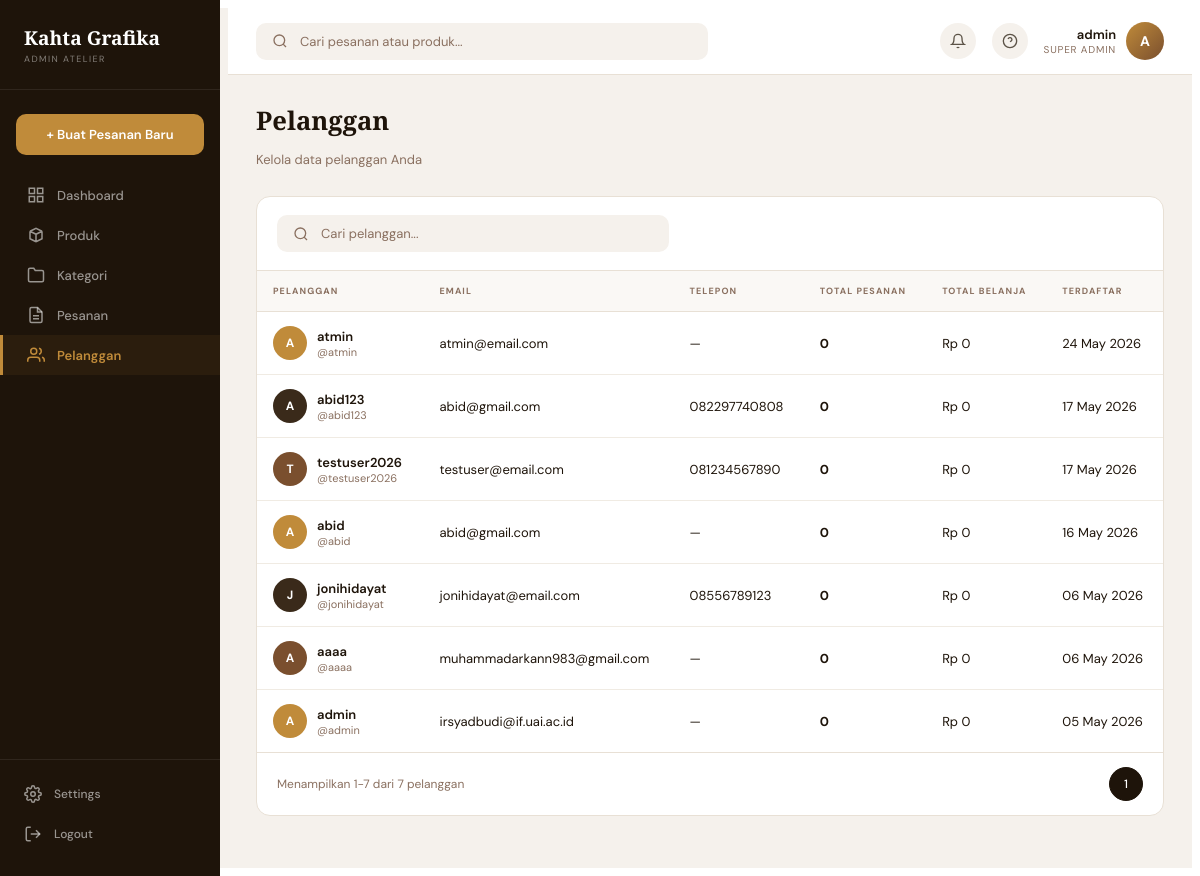
Before: /dashboard/customers/ (signed in) with the older database file.
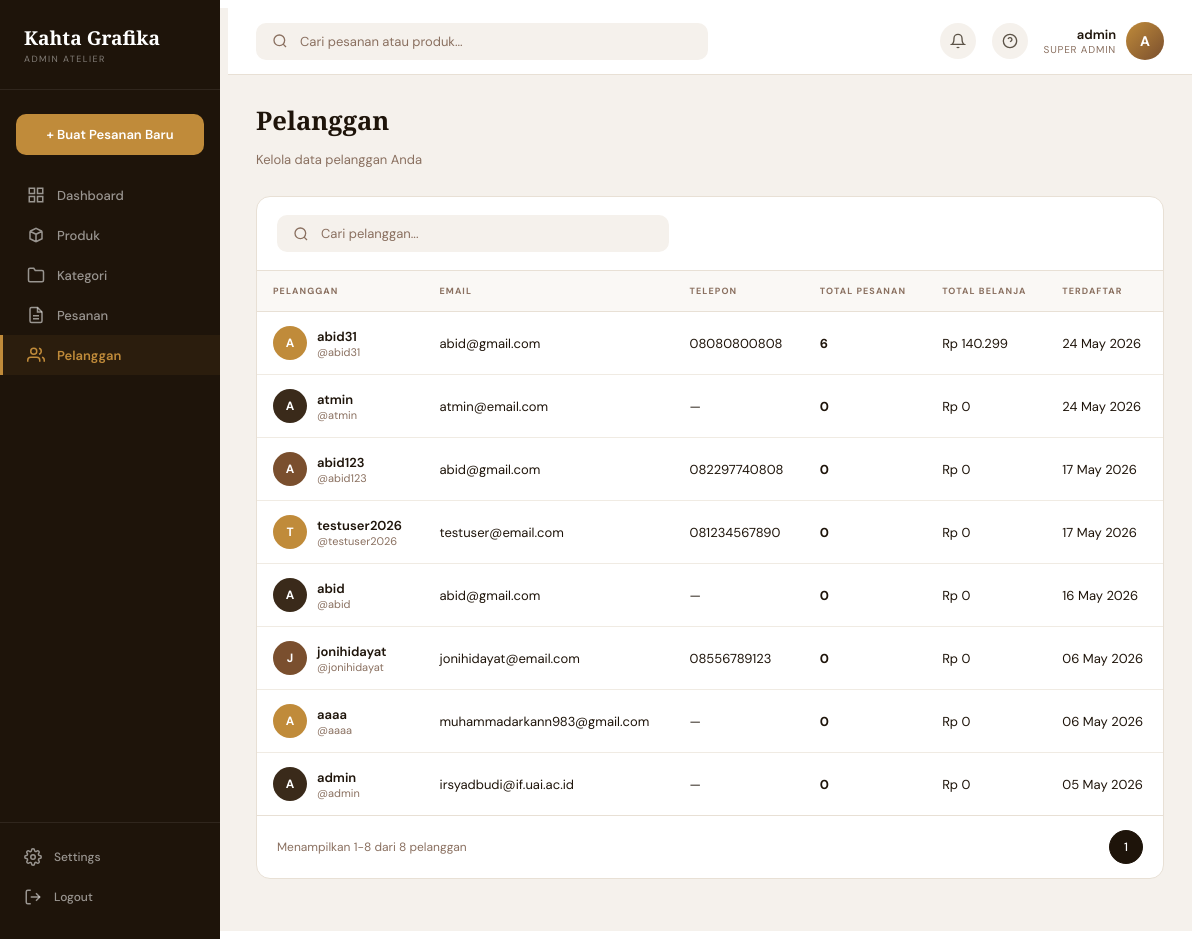
After: the same page with the newer database file.
### apps/accounts/models.py (models this page shows, shortened)
class User(AbstractUser):
    class Role(models.TextChoices):
        ADMIN = 'admin', 'Admin'
        CUSTOMER = 'customer', 'Customer'
    role = models.CharField(
        max_length=20,
        choices=Role.choices,
        default=Role.CUSTOMER,
    )
    phone_number = models.CharField(max_length=20, blank=True)
    address = models.TextField(blank=True)

### apps/dashboard/views.py (the view, shortened to what this page needs)
# urls.py: path('customers/', views.customers_view, name='customers'),
@staff_member_required(login_url='/auth/login/')
def customers_view(request):
    search = request.GET.get('q', '')
    customers = User.objects.annotate(
        order_count=Count('orders'),
        total_spent=Sum('orders__total')
    ).order_by('-date_joined')
    paginator = Paginator(customers, 10)
    page = paginator.get_page(request.GET.get('page'))
    return render(request, 'dashboard/customers.html', {
        'page_obj': page,
        'search': search,
    })

### apps/cart/context_processors.py (called while the page is built)
def cart_context(request):
    count = 0
    if request.user.is_authenticated:
        try:
            cart = Cart.objects.get(user=request.user)
            count = cart.item_count
        except Cart.DoesNotExist:
            pass
    return {'cart_item_count': count}

### apps/cart/models.py (called while the page is built)
    @property
    def item_count(self):
        return self.items.count()

### apps/catalog/templatetags/currency_tags.py (called while the page is built)
@register.filter(name='rupiah')
def rupiah(value):
    try:
        if value is None:
            return "Rp 0"
        val = int(float(value))
        formatted = f"{val:,}".replace(",", ".")
        return f"Rp {formatted}"
    except (ValueError, TypeError):
        return value

### templates/dashboard/customers.html (shortened to what this page needs)
{% extends 'dashboard/base_admin.html' %}
{% block content %}
<div class="adm-page-header">
  <div class="adm-page-title">Pelanggan</div>
  <p class="adm-page-desc">Kelola data pelanggan Anda</p>
</div>
<div class="adm-table-wrap">
  <div class="adm-table-toolbar">
    <form class="adm-search" method="get" style="max-width:360px;">
      <svg width="16" height="16" viewBox="0 0 24 24" fill="none" stroke="currentColor" stroke-width="2"><circle cx="11" cy="11" r="8"/><line x1="21" y1="21" x2="16.65" y2="16.65"/></svg>
      <input type="text" name="q" value="{{ search }}" placeholder="Cari pelanggan...">
    </form>
  </div>
  <table class="adm-table">
    <thead>
      <tr>
        <th>Pelanggan</th>
        <th>Email</th>
        <th>Telepon</th>
        <th>Total Pesanan</th>
        <th>Total Belanja</th>
        <th>Terdaftar</th>
      </tr>
    </thead>
    <tbody>
      {% for customer in page_obj %}
      <tr>
        <td>
          <div class="adm-user-cell">
            <div class="adm-avatar adm-avatar-{% cycle 'amber' 'dark' 'brown' %}">{{ customer.username|make_list|first|upper }}</div>
            <div>
              <div style="font-weight:600;">{{ customer.get_full_name|default:customer.username }}</div>
              <div style="font-size:11px;color:#8a7060;">@{{ customer.username }}</div>
            </div>
          </div>
        </td>
        <td>{{ customer.email|default:"—" }}</td>
        <td>{{ customer.phone_number|default:"—" }}</td>
        <td><strong>{{ customer.order_count }}</strong></td>
        <td>{{ customer.total_spent|rupiah }}</td>
        <td>{{ customer.date_joined|date:"d M Y" }}</td>
      </tr>
      {% empty %}
      <tr><td colspan="6" style="text-align:center;color:#8a7060;padding:32px;">Tidak ada pelanggan ditemukan</td></tr>
      {% endfor %}
    </tbody>
  </table>
  <div class="adm-table-footer">
    <span>Menampilkan {{ page_obj.start_index|default:0 }}-{{ page_obj.end_index|default:0 }} dari {{ page_obj.paginator.count }} pelanggan</span>
    <div class="adm-pagination">
      {% for num in page_obj.paginator.page_range %}
        {% if num >= page_obj.number|add:"-2" and num <= page_obj.number|add:"2" %}
          <a href="?page={{ num }}&q={{ search }}" class="adm-page-link {% if num == page_obj.number %}active{% endif %}">{{ num }}</a>
        {% endif %}
      {% endfor %}
    </div>
  </div>
</div>
{% endblock %}

### templates/dashboard/base_admin.html (shortened to what the changed rows need)
{% load static %}
<!DOCTYPE html>
<html lang="id">
<head>
  <link rel="stylesheet" href="{% static 'css/admin_dashboard.css' %}?v=2">
</head>
<body>
<div class="adm-layout">
  <div class="adm-main">
    <header class="adm-topbar">
      <div class="adm-topbar-actions">
        <div class="adm-profile">
          <div class="adm-profile-info">
            <div class="adm-profile-name">{{ request.user.get_full_name|default:request.user.username }}</div>
            <div class="adm-profile-role">Super Admin</div>
          </div>
          <div class="adm-profile-avatar">
            {{ request.user.username|make_list|first|upper }}
          </div>
        </div>
      </div>
    </header>
    <main class="adm-content">
      {% block content %}{% endblock %}
    </main>
  </div>
</div>
</body>
</html>

Changed rows visible on the page:
added User: username|make_list "A", get_full_name "abid31", username "abid31", email "abid@gmail.com", phone_number "08080800808", order_count "6", total_spent|rupiah "Rp 140.299", date_joined "24 May 2026"
Other visible differences:
{{ page_obj.end_index|default:0 }}: "7" → "8"
{{ page_obj.paginator.count }}: "7" → "8"
